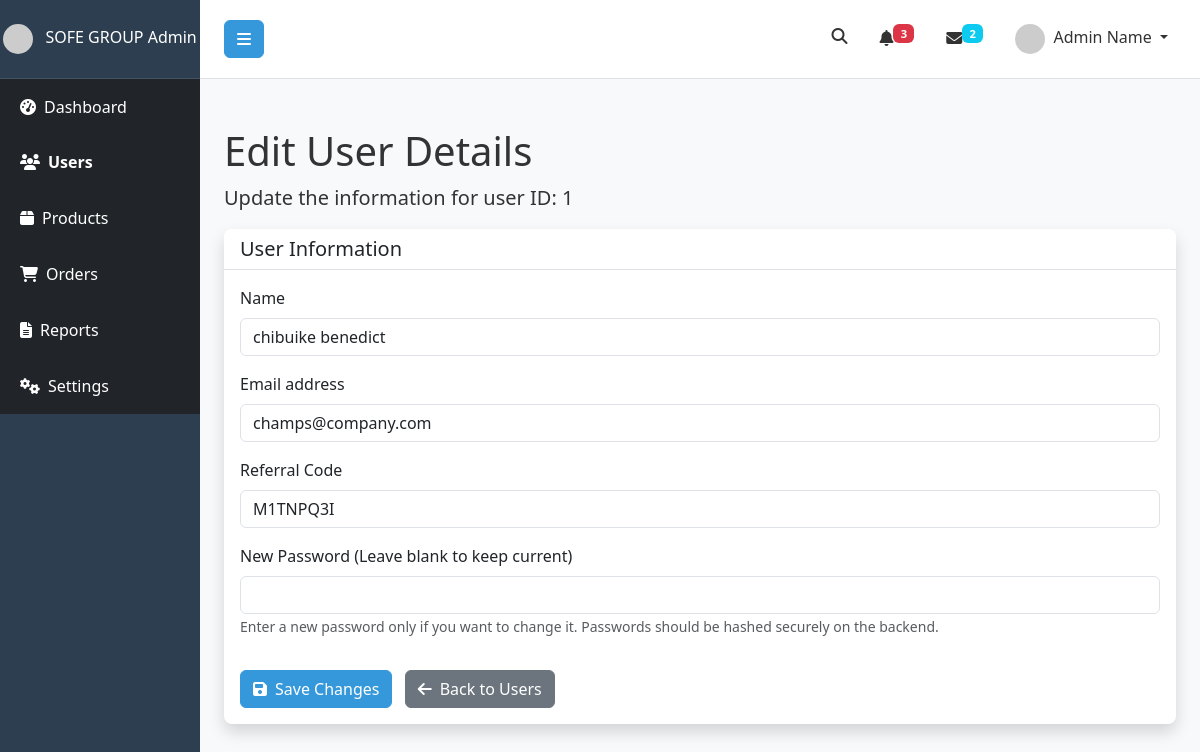
/admin/users/1/edit (signed in), run on the app's committed database.
### app.py (models this page shows, shortened)
class User(db.Model, UserMixin):
    id = db.Column(db.Integer, primary_key=True)
    name = db.Column(db.String(150), nullable=False)
    email = db.Column(db.String(150), unique=True, nullable=False)
    password = db.Column(db.String(200), nullable=False)
    referral_code = db.Column(db.String(10), unique=True, nullable=False)
    is_admin = db.Column(db.Boolean, default=False)
    bank_details = db.relationship('Bank', backref='owner', lazy=True, uselist=False)
    enrollments = db.relationship('CourseEnrollment', backref='enroller', lazy=True)
    referred_by_id = db.Column(db.Integer, db.ForeignKey('user.id'), nullable=True)
    referrer = db.relationship('User', remote_side=[id], backref='referred_users') # Relationship to referrers
    is_partner = db.Column(db.Boolean, default=False)
    company_name = db.Column(db.String(150), nullable=True)
    contact_name = db.Column(db.String(150), nullable=True) # Could be same as 'name' for non-partner users, but good to have
    phone = db.Column(db.String(20), nullable=True)
    business_type = db.Column(db.String(100), nullable=True)

### app.py (the view, shortened to what this page needs)
@app.route('/admin/users/<int:user_id>/edit', methods=['GET', 'POST'])
@login_required
@admin_required
def edit_user(user_id):
    user = User.query.get_or_404(user_id)
    return render_template('edit_user_form.html', user=user)

### app.py (called while the page is built)
@login_manager.user_loader
def load_user(user_id):
    return User.query.get(int(user_id))

def admin_required(f):
    @wraps(f)
    def decorated_function(*args, **kwargs):
        if not current_user.is_authenticated:
            flash('Please log in to access this page.', 'danger')
            return redirect(url_for('admin_login')) # Redirect to admin login if not authenticated
        if not current_user.is_admin:
            flash('You do not have administrative access.', 'danger')
            return redirect(url_for('dashboard')) # Redirect to regular dashboard or home if not admin
        return f(*args, **kwargs)
    return decorated_function

@app.context_processor
def inject_now():
    return {'datetime': datetime}

### templates/edit_user_form.html (shortened to what this page needs)
<!DOCTYPE html>
<html lang="en">
<head>
    <link href="https://cdn.jsdelivr.net/npm/bootstrap@5.3.3/dist/css/bootstrap.min.css" rel="stylesheet">
    <link rel="stylesheet" href="https://cdnjs.cloudflare.com/ajax/libs/font-awesome/6.5.2/css/all.min.css">
</head>
<body>
    <div class="d-flex" id="wrapper">
        <div class="bg-dark border-right" id="sidebar-wrapper">
            <div class="sidebar-heading text-white text-center py-4">
                <img src="https://via.placeholder.com/30x30/FFFFFF/000000?text=Logo" alt="SOFE GROUP Logo" height="30" class="me-2 rounded-circle">
                SOFE GROUP Admin
            </div>
            <div class="list-group list-group-flush">
                <a href="#" class="list-group-item list-group-item-action bg-dark text-white">
                    <i class="fas fa-tachometer-alt me-2"></i>Dashboard
                </a>
                <a href="#" class="list-group-item list-group-item-action bg-dark text-white active">
                    <i class="fas fa-users me-2"></i>Users
                </a>
                <a href="#" class="list-group-item list-group-item-action bg-dark text-white">
                    <i class="fas fa-box me-2"></i>Products
                </a>
                <a href="#" class="list-group-item list-group-item-action bg-dark text-white">
                    <i class="fas fa-shopping-cart me-2"></i>Orders
                </a>
                <a href="#" class="list-group-item list-group-item-action bg-dark text-white">
                    <i class="fas fa-file-alt me-2"></i>Reports
                </a>
                <a href="#" class="list-group-item list-group-item-action bg-dark text-white">
                    <i class="fas fa-cogs me-2"></i>Settings
                </a>
            </div>
        </div>
        <div id="page-content-wrapper">
            <nav class="navbar navbar-expand-lg navbar-light bg-light border-bottom">
                <button class="btn btn-primary" id="sidebarToggle">
                    <i class="fas fa-bars"></i>
                </button>
                <div class="collapse navbar-collapse" id="navbarSupportedContent">
                    <ul class="navbar-nav ms-auto mt-2 mt-lg-0">
                        <li class="nav-item me-3">
                            <a class="nav-link" href="#"><i class="fas fa-search"></i></a>
                        </li>
                        <li class="nav-item me-3">
                            <a class="nav-link" href="#"><i class="fas fa-bell"></i><span class="badge bg-danger">3</span></a>
                        </li>
                        <li class="nav-item me-3">
                            <a class="nav-link" href="#"><i class="fas fa-envelope"></i><span class="badge bg-info">2</span></a>
                        </li>
                        <li class="nav-item dropdown">
                            <a class="nav-link dropdown-toggle" href="#" id="navbarDropdown" role="button" data-bs-toggle="dropdown" aria-haspopup="true" aria-expanded="false">
                                <img src="https://via.placeholder.com/30x30/CCCCCC/000000?text=AD" alt="Admin Avatar" class="rounded-circle me-1" width="30" height="30">
                                Admin Name
                            </a>
                        </li>
                    </ul>
                </div>
            </nav>
            <div class="container-fluid p-4">
                <h1 class="mt-4">Edit User Details</h1>
                <p class="lead">Update the information for user ID: {% if user %}{{ user.id }}{% else %}N/A{% endif %}</p>
                <div class="card border-0 shadow mb-4">
                    <div class="card-header bg-white">
                        <h5 class="mb-0">User Information</h5>
                    </div>
                    <div class="card-body">
                        <form method="POST" action="{{ url_for('edit_user', user_id=user.id) }}">
                            <div class="mb-3">
                                <label for="name" class="form-label">Name</label>
                                <input type="text" class="form-control" id="name" name="name"
                                       value="{% if user %}{{ user.name }}{% endif %}" required>
                            </div>
                            <div class="mb-3">
                                <label for="email" class="form-label">Email address</label>
                                <input type="email" class="form-control" id="email" name="email"
                                       value="{% if user %}{{ user.email }}{% endif %}" required>
                            </div>
                            <div class="mb-3">
                                <label for="referral_code" class="form-label">Referral Code</label>
                                <input type="text" class="form-control" id="referral_code" name="referral_code"
                                       value="{% if user %}{{ user.referral_code }}{% endif %}" required>
                            </div>
                            <div class="mb-3">
                                <label for="password" class="form-label">New Password (Leave blank to keep current)</label>
                                <input type="password" class="form-control" id="password" name="password">
                                <small class="form-text text-muted">Enter a new password only if you want to change it. Passwords should be hashed securely on the backend.</small>
                            </div>
                            <button type="submit" class="btn btn-primary mt-3">
                                <i class="fas fa-save me-2"></i>Save Changes
                            </button>
                            <a href="{{ url_for('all_users') }}" class="btn btn-secondary mt-3 ms-2">
                                <i class="fas fa-arrow-left me-2"></i>Back to Users
                            </a>
                        </form>
                    </div>
                </div>
            </div>
        </div>
    </div>
</body>
</html>

### templates/edit_user_form.html (style rules this page uses)
:root { --sofe-primary: #3498db; --sofe-secondary: #2c3e50; --sofe-text: #333; --sofe-light-bg: #f8f9fa; --sofe-border: #dee2e6; }
body { overflow-x: hidden; font-family: 'Segoe UI', Tahoma, Geneva, Verdana, sans-serif; color: var(--sofe-text); background-color: var(--sofe-light-bg); }
#wrapper { display: flex; }
#sidebar-wrapper { min-height: 100vh; margin-left: -15rem; transition: margin .25s ease-out; width: 15rem; background-color: var(--sofe-secondary) !important; }
#sidebar-wrapper .sidebar-heading { border-bottom: 1px solid rgba(255, 255, 255, 0.1); }
#sidebar-wrapper .list-group { width: 100%; }
#sidebar-wrapper .list-group-item { border: none; padding: 1rem 1.25rem; color: rgba(255, 255, 255, 0.7); transition: background-color 0.2s ease, color 0.2s ease; }
#sidebar-wrapper .list-group-item.active { background-color: var(--sofe-primary); color: white; font-weight: bold; }
#page-content-wrapper { min-width: 100vw; transition: margin .25s ease-out; background-color: var(--sofe-light-bg); }
@media (min-width: 768px) { #sidebar-wrapper { margin-left: 0; } }
@media (min-width: 768px) { #page-content-wrapper { min-width: 0; width: 100%; } }
.card { border-radius: 0.5rem; overflow: hidden; }
.card-header { border-bottom: 1px solid var(--sofe-border); font-weight: 600; }
.navbar { padding: 1rem 1.5rem; background-color: white !important; border-bottom: 1px solid var(--sofe-border); }
.navbar .nav-link { color: var(--sofe-text); }
.btn-primary { background-color: var(--sofe-primary); border-color: var(--sofe-primary); }
.btn-secondary { background-color: #6c757d; border-color: #6c757d; }
.badge { font-size: 0.7em; vertical-align: super; }

### data on the page
User: id "1", name "chibuike benedict", email "champs@company.com", referral_code "M1TNPQ3I"
